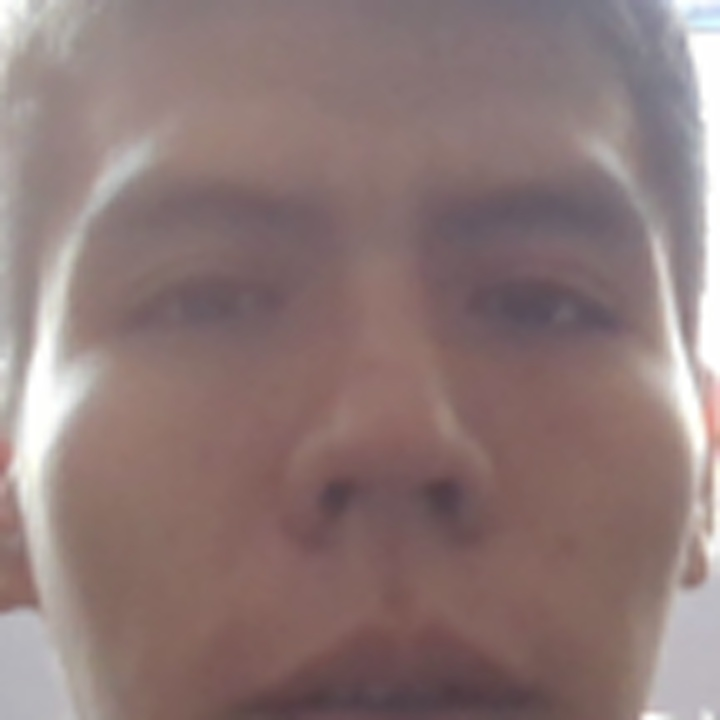
#> input picture data/Emer/rostro_0.jpg, 720 x 720 px, given in place of the camera
$ python almacenamiento.py
#> lines starting #> are read from the running program, lines starting #| are printed output that depends on the picture
import cv2
import os
import imutils

personName = 'test'
dataPath = r'C:\Users\TI-ElmersonP\Documents\codigo_BHC\asistencia_facial\data'
personPath = os.path.join(dataPath, personName)

if not os.path.exists(personPath):
    os.makedirs(personPath)

cap = cv2.VideoCapture(0, cv2.CAP_DSHOW)
faceClassif = cv2.CascadeClassifier(cv2.data.haarcascades + 'haarcascade_frontalface_default.xml')

count = 0

while True:
    ret, frame = cap.read()
#> frame is the input picture: shape (720, 720, 3); mean B, G, R 119.2, 120.6, 141.6
    if not ret:
        break

    frame = imutils.resize(frame, width=320)
#> frame: shape (320, 320, 3)
    gray = cv2.cvtColor(frame, cv2.COLOR_BGR2GRAY)
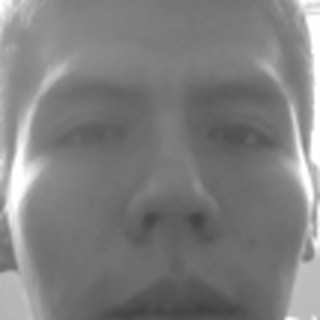
#> gray: shape (320, 320); min 65, max 255, mean 126.7
    auxframe = frame.copy()

    faces = faceClassif.detectMultiScale(gray, scaleFactor=1.1, minNeighbors=4)
#> faces = [[32, 24, 279, 279]]

    for (x, y, w, h) in faces:
        cv2.rectangle(frame, (x, y), (x+w, y+h), (0, 255, 0), 2)
        rostro = auxframe[y:y + h, x:x+w]
        rostro = cv2.resize(rostro, (720, 720), interpolation=cv2.INTER_CUBIC)
        cv2.imwrite(os.path.join(personPath, 'rostro_{}.jpg'.format(count)), rostro)
        count += 1
#> this loop made 1 pass
#> (x, y, w, h, count) on pass 1: (32, 24, 279, 279, 1)
#> pass 1, `rostro = auxframe[y:y + h, x:x+w]`:
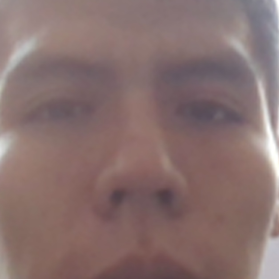
#> rostro: shape (279, 279, 3); mean B, G, R 109.8, 111.6, 135.4
#> after the loop:
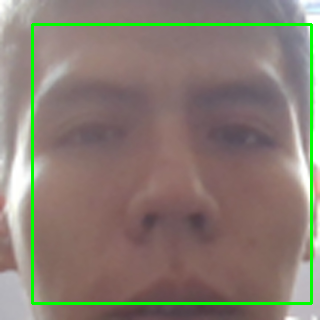
#> frame: shape (320, 320, 3); mean B, G, R 114.6, 124.3, 136.5
#> after the loop, count = 1

    cv2.imshow('frame', frame)

    k = cv2.waitKey(1)
#> (key Esc is pressed here)
    if k == 27 or count >= 300:
        break

cap.release()
cv2.destroyAllWindows()
